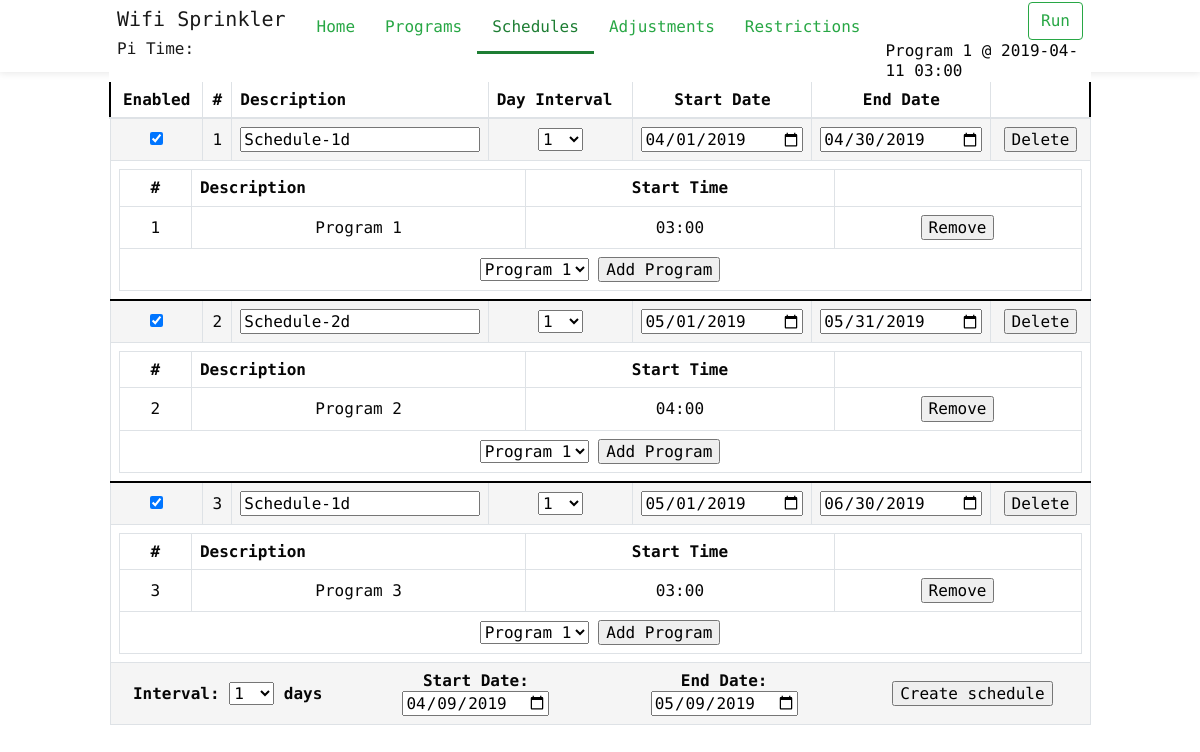
The page /schedules on the database as committed earlier.
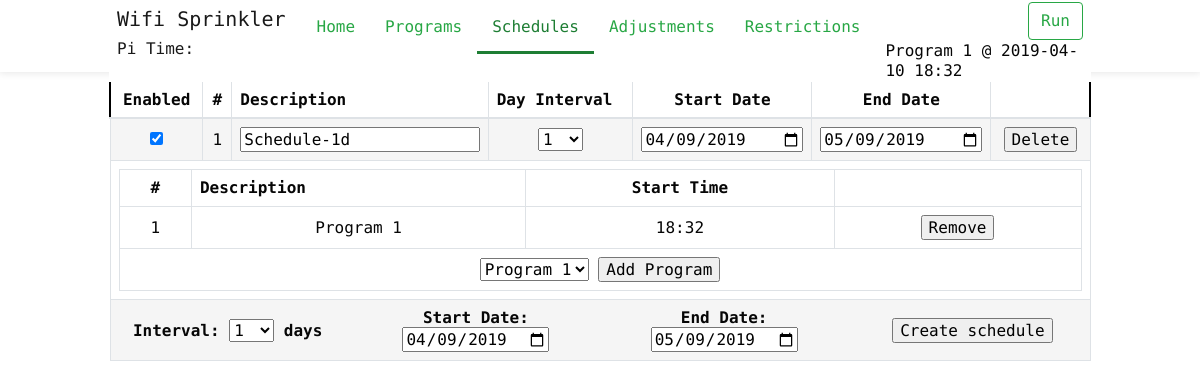
The same page on the database as committed later.
### main.py (models this page shows)
class Program(db.Model):
	__tablename__ = 'Program'
	program_id = db.Column(db.Integer, primary_key=True)
	description = db.Column(db.String(120), unique=False, nullable=True)
	enabled = db.Column(db.Boolean)
	program_zones = db.relationship('Program_Zones', backref='program', cascade="all, delete-orphan")
	program_run = db.relationship('Program_Run', backref='program', cascade="all, delete-orphan")
	program_schedule = db.relationship('Program_Schedule', backref='program', cascade="all, delete-orphan")
	program_adjustment = db.relationship('Program_Adjustment', backref='program', cascade="all, delete-orphan")
	program_restriction = db.relationship('Program_Restriction', backref='program', cascade="all, delete-orphan")

class Schedule(db.Model):
	__tablename__ = 'Schedule'
	schedule_id = db.Column(db.Integer, primary_key=True)
	day_interval = db.Column(db.Integer, unique=False)
	description = db.Column(db.String(120), unique=False, nullable=False)
	start_date = db.Column(db.DateTime, unique=False, default=datetime.now)
	end_date = db.Column(db.DateTime, unique=False, default=datetime.now)
	enabled = db.Column(db.Boolean)
	program_schedule = db.relationship('Program_Schedule', backref='schedule', cascade="all, delete-orphan")

class Program_Schedule(db.Model):
	__tablename__ = 'Program_Schedule'
	__table_args__ = (
		PrimaryKeyConstraint('program_id', 'schedule_id'),
	)
	program_id = db.Column(db.Integer, db.ForeignKey("Program.program_id"), primary_key=True)
	schedule_id = db.Column(db.Integer, db.ForeignKey("Schedule.schedule_id"), primary_key=True)

### main.py (the view)
@app.route("/schedules")
def schedules():
	schedules = Schedule.query.all()
	programs = Program.query.filter_by(enabled=True)
	next_progam_run = GetNextProgamRun()
	return render_template('schedules.html', schedules=schedules, programs=programs, next_progam_run=next_progam_run, curent_page='Schedules')

### main.py (called while the page is built)
def isAllowedWeekDay(Weekdays, ProgramStartDate, AllowDisallow):
	weekday = ProgramStartDate.weekday()
	weekdays = Weekdays.split(',')
	if AllowDisallow:
		return str(weekday) in weekdays
	else:
		return str(weekday) not in weekdays

@app.context_processor
def utility_processor():
	return dict(isAllowedTime=isAllowedTime )

@app.template_filter('dateformat')
def dateformat(value, format='%Y-%m-%d'):
	return value.strftime(format)

@app.template_filter('timeformat')
def timeformat(value, format='%H:%M'):
	return value.strftime(format)

@app.template_filter('datetimeformat')
def datetimeformat(value, format='%Y-%m-%d %H:%M'):
	return value.strftime(format)

### templates/schedules.html (shortened to what this page needs)
{% extends 'layout.html' %}
{% from "_macros.html" import day_interval %}
{% block body %}
		<div class="container" >
			<div class="row">
				<div id="schedule_div" class="col-lg-12">
					<table class="table table-bordered dataTable" id="dataTable" cellspacing="0" width="100%">
						<thead>
							<tr role="row" style="border: 2px solid #000 !important;">
								<th class="center">Enabled</th>
								<th class="td-select center">#</th>
								<th>Description</th>
								<th>Day Interval</th>
								<th class="center" >Start Date</th>
								<th class="center" >End Date</th>
								<th class="center"></th>
							</tr>
						</thead>
						<tfoot>
							<tr>
								<th colspan="8" class="AddScheduleSpan center RowEven" >
									<div class="row" >
										<div class="col-sm-3 middle">
											Interval: {{ day_interval('day_interval', 1) }} days
										</div>
										<div class="col-sm-3">
											Start Date: <input type="date" id="schedule_startdate" value="" style="" />
										</div>
										<div class="col-sm-3">
											End Date: <input type="date" id="schedule_enddate" class="" value="" style="" />
										</div>
										<div class="col-sm-3 middle">
											<input type="button" id="btn_add_schedule" value="Create schedule" style=""/>
										</div>
									</div>
								</th>
							</tr>
						</tfoot>
						<tbody>
							{% for schedule in schedules %}
							<tr role="row" class="RowEven" style="border-top: 2px solid #000;">
								<td>
									{% if schedule.enabled %}
									<input type="checkbox" id="chk_{{schedule.schedule_id}}" name="chk_{{schedule.schedule_id}}" checked>
									{% else %}
									<input type="checkbox" id="chk_{{schedule.schedule_id}}" name="chk_{{schedule.schedule_id}}">
									{% endif %}
						      </td>
						      <td class="td-select">{{ schedule.schedule_id }}</td>
								<td class="ScheduleDescriptionSpan">
									<input type="text" id="desc_{{ schedule.schedule_id }}" value="{{ schedule.description }}" style="width:100%;max-width: 100%;" {{'' if schedule.enabled else 'disabled'}} >
								</td>
								<td class="ScheduleValue">
									{{ day_interval(schedule.schedule_id, schedule.day_interval, schedule.enabled) }}
								</td>
								<td class="ScheduleStartDate">
									<input type="date" id="start-date_{{ schedule.schedule_id }}" value="{{ schedule.start_date|dateformat }}" style="width:100%;max-width: 100%;" {{'' if schedule.enabled else 'disabled'}}/>
								</td>
								<td class="ScheduleEndDate">
									<input type="date" id="end-date_{{ schedule.schedule_id }}" value="{{ schedule.end_date|dateformat }}" style="width:100%;max-width: 100%;" {{'' if schedule.enabled else 'disabled'}}/>
								</td>
								<td class="ScheduleDeleteSpan">
									<input type="button" id="delete_{{ schedule.schedule_id }}" value="Delete" style="min-width: 50px;"/>
								</td>
								</tr>
							<tr>
								<td colspan="8">
									<table class="table table-bordered dataTable" id="table_{{schedule.schedule_id}}" cellspacing="0" width="100%" style="margin-bottom: 0px;">
										<tr role="row">
											<th class="center">#</th>
											<th>Description</th>
											<th class="center">Start Time</th>
											<th></th>
										</tr>
										<tfoot>
											<tr>
												<th colspan="5" class="center ProgramAddSpan">
													<select id="select-program_{{schedule.schedule_id}}">
													{% for program in programs %}
													<option value="{{ program.program_id }}">{{ program.description }}</option>
													{% endfor %}
													</select>
													<input type="button" id="btn-program-add_{{schedule.schedule_id}}" value="Add Program" style="min-width: 50px;"/>
												</th>
											</tr>
										</tfoot>
										{% for program in schedule.program_schedule %}
											{% if loop.index % 2 == 0 %}
											<tr role="row" class="RowEven">
											{% else %}
											<tr role="row" class="RowOdd">
											{% endif %}
											<td>{{ program.program_id }}</td>
											<td>{{ program.program.description }}</td>
											<td class="ProgramStartTimeSpan">
												{% for run_time in program.program.program_run %}
													<div>
														<span id="run_time">{{ run_time.start_time|timeformat }}</span>
												{% endfor %}
											</td>
											<td class="ProgramDeleteSpan">
												<input type="button" id="remove_{{ program.program_id }}" value="Remove" style="min-width: 50px;"/>
											</td>
										</tr>
										{% endfor %}
									</table>
								</td>
							</tr>
						  {% endfor %}
						</tbody>
					</table>
				</div>
			</div>
		</div>
	</body>
</html>
{% endblock %}

### templates/layout.html (shortened to what this page needs)
<!doctype html>
<html lang="">
	<head>
		<link rel="stylesheet" href="{{ url_for('static', filename='css/bootstrap.min.css') }}">
		<link rel="stylesheet" href="{{ url_for('static', filename='css/wifi-sprinkler.css') }}">
		<link rel="stylesheet" href="//code.jquery.com/ui/1.12.1/themes/base/jquery-ui.css">
	</head>
	<body class="home with-promo">
		<header class="fixed-top">
			<div class="headerLightBox">
				<div class="container" >
					<nav class="navbar navbar-toggleable-md navbar-light">
						<div class="logo">
							<a class="navbar-brand" href="/">
								<h5>Wifi Sprinkler</h6>
								<h6>Pi Time: <Pi Time: <span id='time_value' class="label" ></h6>
							</a>
						</div>
						<div class="navigation">
							<ul class="nav navbar-left">
								<li class="nav-item {{'active' if curent_page=='Home'}} tf-menu">
									<a class="nav-link" href="/">Home</a>
								</li>
								<li class="nav-item {{'active' if curent_page=='Programs'}} tf-menu">
									<a class="nav-link" href="/programs">Programs</a>
								</li>
								<li class="nav-item {{'active' if curent_page=='Schedules'}} tf-menu">
									<a class="nav-link" href="/schedules">Schedules</a>
								</li>
								<li class="nav-item {{'active' if curent_page=='Adjustments'}} tf-menu">
									<a class="nav-link" href="/adjustments">Adjustments</a>
								</li>
								<li class="nav-item {{'active' if curent_page=='Restrictions'}} tf-menu">
									<a class="nav-link" href="/restrictions">Restrictions</a>
								</li>
							</ul>
							<ul class="nav navbar-right justify-content-end">
								<li>
									<button class="btn btn-outline-success my-2 my-sm-0 start_stop_btn" type="button" id="">Run</button>
								</li>
								{% if next_progam_run.program is not none %}
								<li>
									<div style="padding-left: 10px;">
										<span class="middle">
										{{next_progam_run.program}}{{' @ ' + next_progam_run.run_datetime|datetimeformat if next_progam_run.program_id != 0 else ''}}
									</span>
									</div>
								</li>
								{% endif %}
							</ul>
						</div>
					</nav>
				</div>
			</div>
		</header>
		{% block body %}{% endblock %}

### templates/_macros.html (shortened to what this page needs)
{% macro day_interval(id, value, enabled=True) %}
<select id ="select_{{ id }}" style="width:45px;" {{'' if enabled else 'disabled'}}>
	{% for n in range(1, 29, 1) %}
		<option value='{{n}}' {{'selected' if value==n else ''}}>{{n}}</option>
	{% endfor %}
</select>
{% endmacro %}

### static/css/wifi-sprinkler.css (style rules this page uses)
.container { padding-left: 5px; padding-right: 5px; }
.center { text-align: center; margin: auto; }
.middle { vertical-align: middle;margin: auto; }
.RowOdd { background-color: #FFF; text-align: center; }
.RowEven { background-color: #F5F5F5; text-align: center; }
.table-bordered td, .table-bordered th { vertical-align: middle; }
@media (min-width: 720px) { .td-select { display:table-cell !important; } }
@media (min-width: 720px) { .table-bordered td, .table-bordered th { padding: .50rem; } }
html { font-size: 16px; font-family: "Encode Sans"!important; line-height: 1.15; -ms-text-size-adjust: 100%; -webkit-text-size-adjust: 100%; -webkit-font-smoothing: antialiased; box-sizing: border-box; -ms-overflow-style: scrollbar; }
body { font-family: "Encode Sans"!important; font-size: 1rem; font-weight: 400; line-height: 1.2; text-align: left; background-color: #fff; margin: 0; margin-top: 80px; color: #060606; -webkit-font-smoothing: antialiased; text-rendering: optimizeLegibility; height: auto; }
.fixed-bottom, .fixed-top { position: fixed; right: 0; z-index: 1030; left: 0; }
.container, .container-fluid { position: relative; margin-left: auto; margin-right: auto; height: 100%; }
header { background: #fff; z-index: 1; }
header .headerLightBox { box-shadow: 0 0 8px 1px rgba(0,0,0,.1); z-index: 1; position: relative; height: 72px; }
.navbar { width: 100%; overflow: hidden; background-color: #fff; top: 0; padding: .1rem 0.5rem; }
header .navigation { width: 100%; }
header .navbar .nav>li { float: left; }
header .logo { display: flex; -webkit-box-pack: center; -webkit-justify-content: center; -ms-flex-pack: center; justify-content: center; -webkit-box-align: center; -webkit-align-items: center; -ms-flex-align: center; align-items: center; margin: auto; }
header .navbar .nav.navbar-left>li>a { font-size: 1rem; padding: 15px 15px 15px; }
@media (min-width: 1200px) { header .logo { margin-left: 0px; margin-top: 0px; } }
@media (min-width: 992px) { header .logo { margin-right: 0px; margin-top: 0px; } }
@media (min-width: 576px) { .container { max-width: 540px; } }
@media (min-width: 768px) { .container { max-width: 720px; } }
@media (min-width: 992px) { .container { max-width: 992px; } }
@media (min-width: 992px) { header .navbar .nav.navbar-left { display: block; } }
@media (min-width: 992px) { header .navbar .nav.navbar-right { display: -webkit-box; display: -webkit-flex; display: -ms-flexbox; display: flex; -webkit-box-align: center; -webkit-align-items: center; -ms-flex-align: center; align-items: center; } }
@media (min-width: 992px) { .navbar-toggleable-md, .navbar-toggleable-md .navbar-nav { -webkit-box-orient: horizontal; -webkit-box-direction: normal; } }
@media (min-width: 992px) { .navbar-toggleable-md { -webkit-flex-direction: row; -ms-flex-direction: row; flex-direction: row; -webkit-flex-wrap: nowrap; -ms-flex-wrap: nowrap; flex-wrap: nowrap; -webkit-box-align: center; -webkit-align-items: center; -ms-flex-align: center; align-items: center; } }
@media (min-width: 992px) { a { color: #28a745; } }
@media (min-width: 992px) { li.active > a { color: #1e7e34; } }
@media (min-width: 992px) { li.active { border-bottom: 3px solid #1e7e34; -webkit-transform: scaleX(1); -ms-transform: scaleX(1); transform: scaleX(1); } }

Rows that differ between the two databases and show on the page:
removed Schedule: schedule_id "2", description "Schedule-2d", start_date "05/01/2019", end_date "05/31/2019"
removed Program_Schedule: program_id "2", program.description "Program 2", start_time "04:00"
removed Schedule: schedule_id "3", description "Schedule-1d", start_date "05/01/2019", end_date "06/30/2019"
removed Program_Schedule: program_id "3", program.description "Program 3", start_time "03:00"
changed Schedule "Schedule-1d": start_date "04/01/2019" → "04/09/2019"; end_date "04/30/2019" → "05/09/2019"; gains Program_Schedule (program_id "1", program.description "Program 1", start_time "18:32"); loses Program_Schedule (program_id "1", program.description "Program 1", start_time "03:00")
Other text that changed with them:
text no longer shown: "@ 2019-04-11 03:00"
text now shown: "@ 2019-04-10 18:32"
